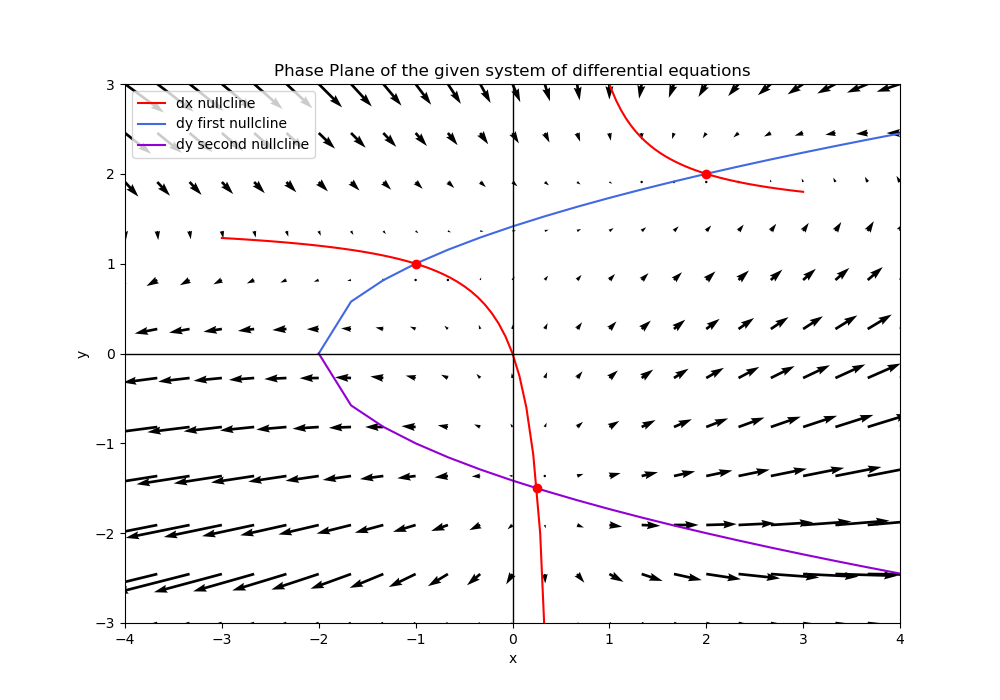

The Python source for this figure:
import numpy as np
from plotly import graph_objects as go
import plotly.figure_factory as ff
import matplotlib.pyplot as plt

def dx(x, y):
    return 3 * x - (2 * x * y) + y

def dy(x, y):
    return x - (y ** 2) + 2

def dx_nullcline(x):
    return (3 * x) / (2 * x - 1)

def dy_nullcline(x):
    return np.sqrt(x + 2)


if __name__ == '__main__':
    x = np.linspace(-4, 4, 25)
    y = np.linspace(-3, 3, 12)

    X, Y = np.meshgrid(x, y)

    Z = dx(X, Y)
    W = dy(X, Y)
    fig, ax = plt.subplots()
    ax.quiver(X, Y, Z, W)

    # add the nullclines
    x_null_x1 = np.linspace(-3, 0.5, 50)
    y_1 = dx_nullcline(x_null_x1)
    x_null_x2 = np.linspace(0.51, 3, 50)
    y_2 = dx_nullcline(x_null_x2)
    # concatenate the two parts, putting none in the middle, so that the line is not connected
    x_null_x = np.concatenate((x_null_x1, [0.5], x_null_x2))
    y_null_y = np.concatenate((y_1, [None], y_2))

    # plot with matplotlib
    ax.plot(x_null_x, y_null_y, label='dx nullcline', color='red')
    ax.plot(x, dy_nullcline(x), label='dy first nullcline', color='royalblue')
    ax.plot(x, -dy_nullcline(x), label='dy second nullcline', color='darkviolet')
    ax.set_xlabel('x')
    ax.set_ylabel('y')
    ax.set_title('Phase Plane of the given system of differential equations')
    ax.legend()
    # set limits for the plot
    ax.set_xlim(-4, 4)
    ax.set_ylim(-3, 3)
    # draw X and Y axes
    ax.axhline(0, color='black', lw=1)
    ax.axvline(0, color='black', lw=1)
    # Add the equilibrium points
    ax.plot(2, 2, 'ro')
    ax.plot(-1, 1, 'ro')
    ax.plot(0.25, -1.5, 'ro')
    # increase the size of the plot, and save it
    fig.set_size_inches(10, 7)
    plt.show()
    fig.savefig('phase_plane.png')



